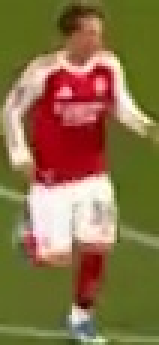
#> input picture crops/segment_1/track_1004/segment_1_track_1004_frame_1040.jpg, 53 x 115 px (shown 3 times larger)
$ python -i gameplay_filter.py   (imports and definitions only)
#> lines starting #> are read from the running program, lines starting #| are printed output that depends on the picture; after the words box and inside, x2 and y2 are one past the last pixel; in counts of white or black regions, pixels touching at a corner belong together
#> further down, picture is the input picture: shape (115, 53, 3); mean B, G, R 70.4, 111.4, 135.6
import cv2
import pickle
import os
from utils import FrameSubset


class GameplayFilter:
    def __init__(self, green_threshold=5, debug=False, debug_every=25):
        self.green_threshold = green_threshold
        self.debug = debug
        self.debug_every = debug_every

    def get_gameplay_frame_indexes(self, video_frames):
        gameplay_frame_indexes = []

        for frame_index, frame in enumerate(video_frames):
            keep_frame = self.is_gameplay_frame(frame, frame_index)

            if keep_frame:
                gameplay_frame_indexes.append(frame_index)

        return gameplay_frame_indexes

    def filter_video_frames(self, video_frames, read_from_stub=False, stub_path=None):
        gameplay_frame_indexes = None

        if read_from_stub and stub_path is not None and os.path.exists(stub_path):
            with open(stub_path, 'rb') as f:
                stub_data = pickle.load(f)

            if isinstance(stub_data, tuple):
                gameplay_frame_indexes = stub_data[1]
            else:
                gameplay_frame_indexes = stub_data

        if gameplay_frame_indexes is None:
            gameplay_frame_indexes = self.get_gameplay_frame_indexes(video_frames)

            # print(
            #     "Frames kept by gameplay filter: "
            #     f"{len(gameplay_frame_indexes)} / {len(video_frames)}"
            # )

        if not gameplay_frame_indexes:
            raise ValueError("No frames were kept by the gameplay filter.")

        filtered_video_frames = FrameSubset(video_frames, gameplay_frame_indexes)

        if stub_path is not None:
            with open(stub_path, 'wb') as f:
                pickle.dump(gameplay_frame_indexes, f)

        return filtered_video_frames, gameplay_frame_indexes

    def is_gameplay_frame(self, frame, frame_index=None):
        green_pitch_percentage = self.get_green_pitch_percentage(frame)
        keep_frame = green_pitch_percentage >= self.green_threshold

        if self.debug and frame_index is not None and frame_index % self.debug_every == 0:
            print(
                f"Frame {frame_index}: "
                f"green_pitch={green_pitch_percentage:.2f}%, "
                f"gameplay={keep_frame}"
            )

        return keep_frame

    def get_green_pitch_percentage(self, frame):
        hsv_frame = cv2.cvtColor(frame, cv2.COLOR_BGR2HSV)
#> hsv_frame: shape (115, 53, 3); mean H, S, V 47.1, 147.1, 141.1

        lower_green = (35, 40, 40)
        upper_green = (85, 255, 255)

        green_mask = cv2.inRange(hsv_frame, lower_green, upper_green)
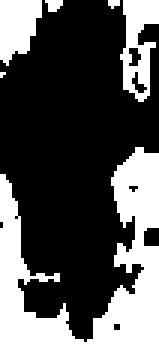
#> green_mask: shape (115, 53) (shown 3 times larger); 32.1% white; 6 white regions (3 under 20 px), largest, box (x1, y1, x2, y2) and area: (0, 49, 53, 115) 1446, (40, 0, 53, 34) 254, (0, 0, 14, 22) 225

        green_pixels = cv2.countNonZero(green_mask)
#> green_pixels = 1955
        total_pixels = frame.shape[0] * frame.shape[1]
#> total_pixels = 6095

        return (green_pixels / total_pixels) * 100

>>> import cv2
>>> picture = cv2.imread('../crops/segment_1/track_1004/segment_1_track_1004_frame_1040.jpg')
>>> result = GameplayFilter().is_gameplay_frame(picture)
#> in is_gameplay_frame, `green_pitch_percentage = self.get_green_pitch_percentage(frame)`: green_pitch_percentage = 32.08
#> in is_gameplay_frame, `keep_frame = green_pitch_percentage >= self.green_threshold`: keep_frame = True
#> result = True

$ run again, on crops/segment_1/track_1004/segment_1_track_1004_frame_1059.jpg
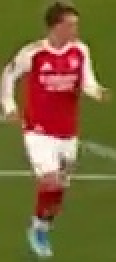
#> input picture crops/segment_1/track_1004/segment_1_track_1004_frame_1059.jpg, 58 x 131 px (shown 2 times larger)
#> picture is the input picture: shape (131, 58, 3); mean B, G, R 59.4, 102.9, 124.6
#> hsv_frame: shape (131, 58, 3); mean H, S, V 47.4, 156, 132
#> in get_green_pitch_percentage, `green_mask = cv2.inRange(hsv_frame, lower_green, upper_green)`:
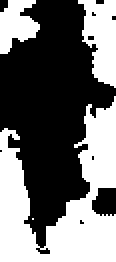
#> green_mask: shape (131, 58) (shown 2 times larger); 44.1% white; 4 white regions (1 under 20 px), largest, box (x1, y1, x2, y2) and area: (0, 48, 58, 131) 2446, (39, 0, 58, 44) 557, (0, 0, 20, 27) 343
#> green_pixels = 3347
#> green_pitch_percentage = 44.05
#> keep_frame = True

$ run again, on crops/segment_1/track_1004/segment_1_track_1004_frame_1079.jpg
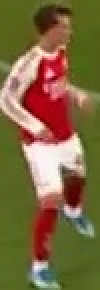
#> input picture crops/segment_1/track_1004/segment_1_track_1004_frame_1079.jpg, 50 x 145 px (shown 2 times larger)
#> picture is the input picture: shape (145, 50, 3); mean B, G, R 65, 104.6, 125.8
#> hsv_frame: shape (145, 50, 3); mean H, S, V 40.7, 148.2, 132.7
#> in get_green_pitch_percentage, `green_mask = cv2.inRange(hsv_frame, lower_green, upper_green)`:
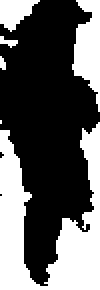
#> green_mask: shape (145, 50) (shown 2 times larger); 37.8% white; 6 white regions (2 under 20 px), largest, box (x1, y1, x2, y2) and area: (0, 61, 50, 145) 2018, (36, 0, 50, 56) 479, (0, 0, 20, 16) 196, (0, 18, 9, 24) 27
#> green_pixels = 2738
#> green_pitch_percentage = 37.77
#> keep_frame = True
